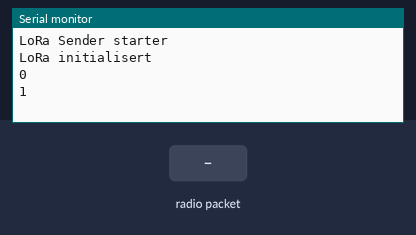
Bench run of a sketch on a simulated ESP32-S3. On the bench: the last lines printed to the serial monitor. The inputs (shaded band) are chosen by the test bench. No radio packets arrive unless stated.

Above: at 1.2 s.
1.3 s: radio packet "1" arrives
At 1.6 s:
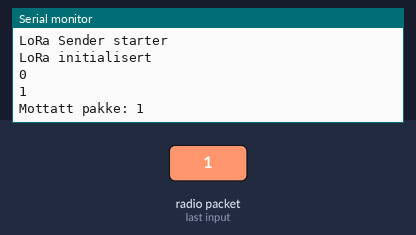
2.8 s: radio packet "0" arrives
At 3.0 s:
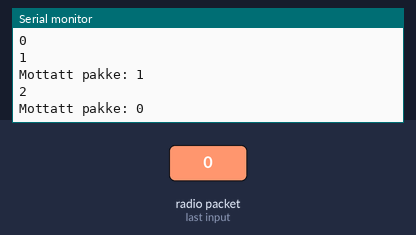
4.3 s: radio packet "2" arrives
At 4.9 s:
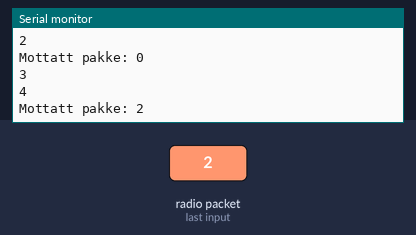
Timing chart, 0 to 7.3 s (numbered marks = the images above; inputs shaded):
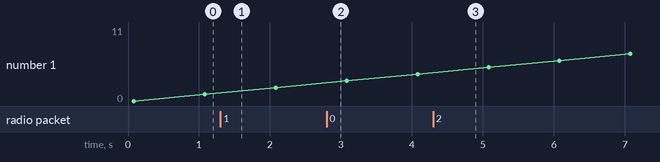

Measured:
- after the input at 1.3 s, the serial monitor: prints a new line at once (image 1)
- after the input at 2.8 s, the serial monitor: prints a new line at once (image 2)
- after the input at 4.3 s, the serial monitor: prints a new line at once (image 3)

The sketch:

LoRa_Send-Recive.ino
```cpp
#include <SPI.h>
#include <LoRa.h>

// Brukbare GPIO-er for ESP32-S3
#define SCK     18
#define MISO    12
#define MOSI    11
#define SS      10
#define RST      9
#define DIO0     4
int i = 0;

void setup()
{
  Serial.begin(115200);
  //while (!Serial);

  Serial.println("LoRa Sender starter");

  // Start SPI med egendefinerte pins
  SPI.begin(SCK, MISO, MOSI, SS);
  LoRa.setSPI(SPI);

  // Sett kontrollpinner for LoRa
  LoRa.setPins(SS, RST, DIO0);

  if (!LoRa.begin(868E6))
  {
    Serial.println("LoRa start feilet!");
    while (1);
  }

  Serial.println("LoRa initialisert");
}
int gammel_millionær;
void loop()
{
  int packetSize = LoRa.parsePacket();

  if (packetSize) {
    Serial.print("Mottatt pakke: ");
    while (LoRa.available())
    {
      char c = (char)LoRa.read();
      Serial.print(c);
    }
    Serial.println();
  }
  else if (gammel_millionær <= millis() )
  {
    gammel_millionær = millis() + 1000;
    LoRa.beginPacket();
    LoRa.print(i);
    LoRa.endPacket();
    Serial.println(i);
    i++;
  }
}
```
